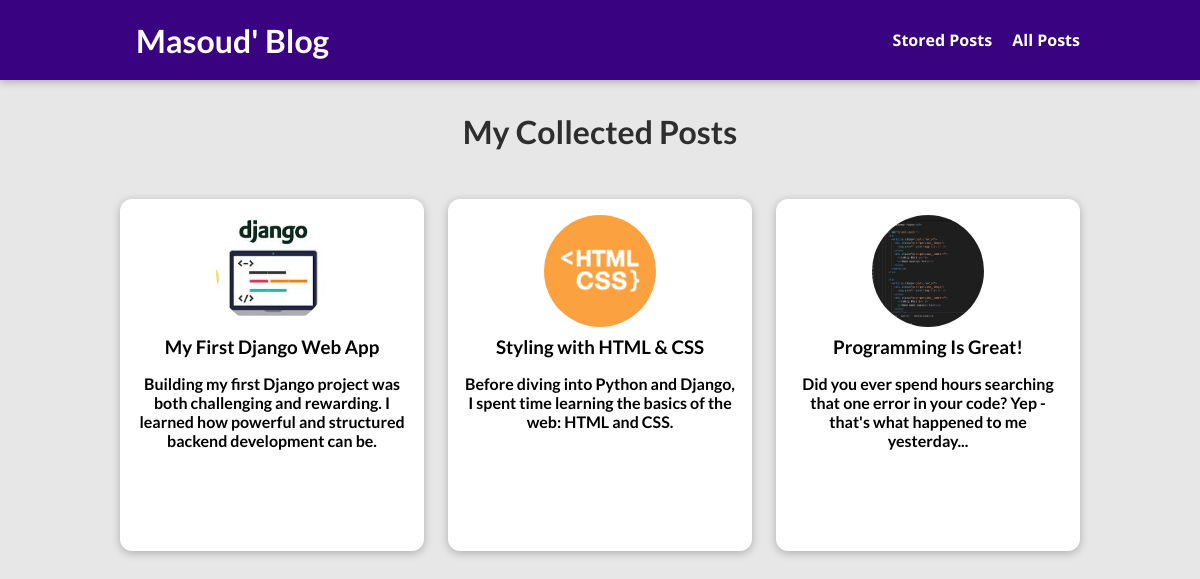
The page /posts on the database its author committed.
### blog/models.py (models this page shows, shortened)
class Post(models.Model):
    title = models.CharField(max_length= 150)
    excerpt = models.CharField(max_length= 200)
    image = models.ImageField(upload_to="posts", null= True)
    date = models.DateField(auto_now= True)
    slug = models.SlugField(unique= True, db_index= True)
    content = models.TextField(validators=[MinLengthValidator(10)])
    author = models.ForeignKey(Author, on_delete=models.SET_NULL,null=True, related_name="posts")
    tags = models.ManyToManyField(Tag)

### blog/views.py (the view)
# urls.py: path("posts",views.AllPostView.as_view(), name="posts-page"),
class AllPostView(ListView):
    template_name = "blog/all-posts.html"
    model = Post
    ordering = ["-date"]
    context_object_name = "all_posts"

### blog/templates/blog/all-posts.html (shortened to what this page needs)
{% extends "base.html" %}
{% load static %}
{% block css_files %}
<link rel="stylesheet" href="{% static "blog/post.css" %}">
 <link rel="stylesheet" href="{% static "blog/all-posts.css" %}">
{% endblock %}
{% block content %}
<section id="all-posts">
    <h2>My Collected Posts</h2>
    <ul>
        {% for post in all_posts %}
            {% include "blog/includes/post.html" %}
        {% endfor %}
    </ul>
</section>
{% endblock %}

### blog/templates/blog/includes/post.html
<li>
    <article class="post">
      <a href="{% url "post-detail-page" post.slug %}">
        <img src="{{ post.image.url}}" alt="{{post.title}}"/>
        <div class="post__content">
          <h3>{{post.title}}</h3>
          <p>
            {{post.excerpt}}
          </p>
        </div>
      </a>
    </article>
  </li>

### static/app.css (style rules this page uses)
* { box-sizing: border-box; }
html { font-family: "Open Sans", "Lato", sans-serif; }
body { margin: 0; }
h1, h2, h3, p { font-family: "Lato", sans-serif; font-weight: bold; }

### blog/static/blog/post.css (style rules this page uses)
.post { display: flex; flex-direction: column; align-items: center; text-align: center; }
.post a { text-decoration: none; color: black; transition: all 0.2s ease; padding: 1rem; }
.post img { width: 5rem; height: 5rem; object-fit: cover; border-radius: 50%; }
.post h3 { margin: 0.25rem 0; }

### blog/static/blog/all-posts.css (style rules this page uses)
body { background-color: #e7e7e7; }
#all-posts { margin: 7rem auto; width: 90%; max-width: 60rem; }
#all-posts h2 { text-align: center; font-size: 2rem; color: #2e2e2e; margin: 3rem 0; }
ul { list-style: none; margin: 0; padding: 0; display: grid; grid-template-columns: repeat(auto-fill, minmax(17rem, 1fr)); gap: 1.5rem; }
.post img { width: 7rem; height: 7rem; }
.post a { height: 22rem; transform-origin: center; box-shadow: 0 2px 8px rgba(0, 0, 0, 0.25); border-radius: 12px; background-color: white; }

### rows shown on the page
Post: image (picture), title "My First Django Web App", excerpt "Building my first Django project was both challenging and rewarding. I learned how powerful and structured backend development can be."
Post: image (picture), title "Styling with HTML & CSS", excerpt "Before diving into Python and Django, I spent time learning the basics of the web: HTML and CSS."
Post: image (picture), title "Programming Is Great!", excerpt "Did you ever spend hours searching that one error in your code? Yep - that's what happened to me yesterday..."
